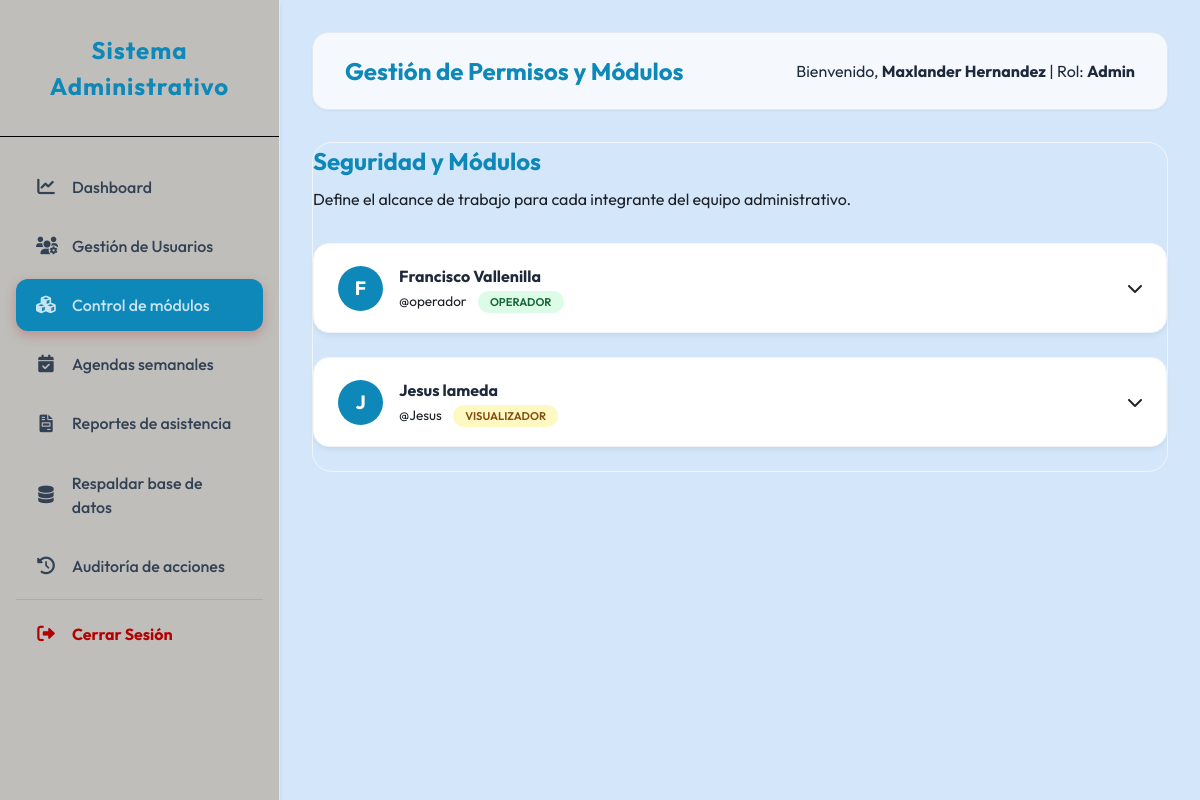
/admin/modulos.php (signed in), run on an earlier commit of the app's database.
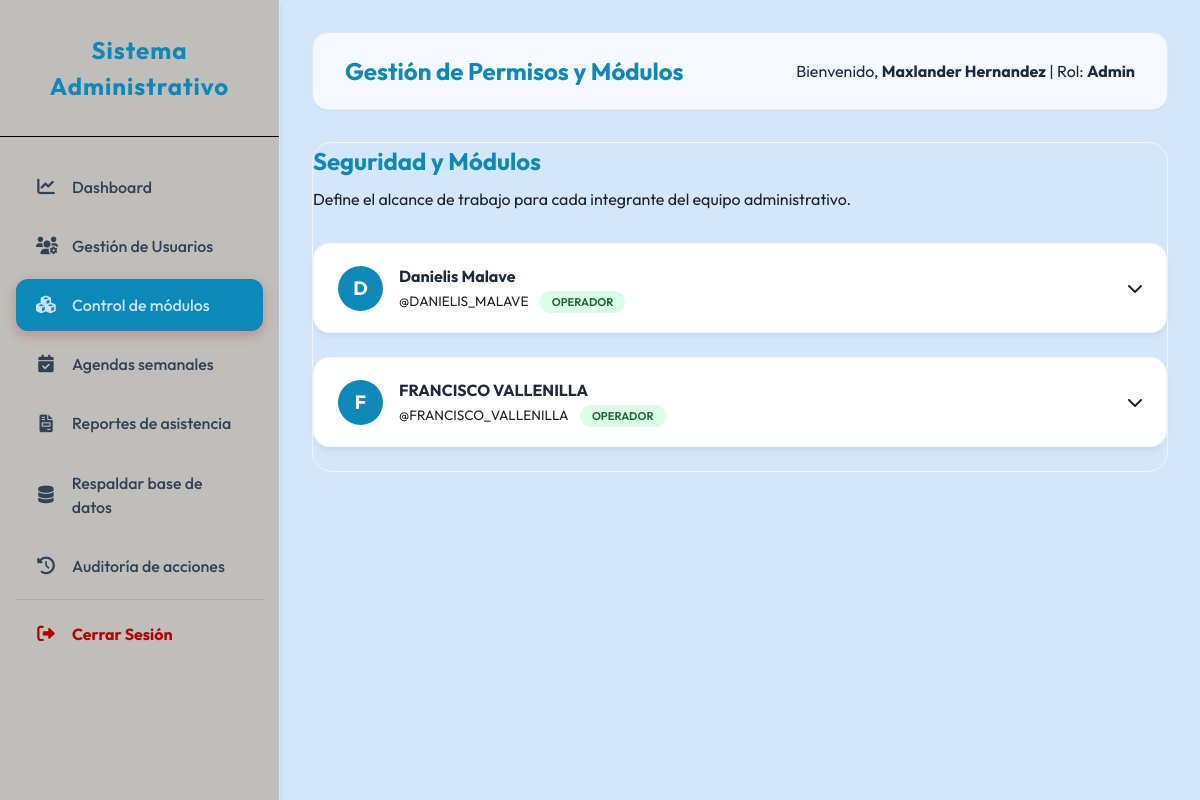
And on a later commit of the database.
### tables this page shows
CREATE TABLE `usuarios` (
  `ID_USUARIO` int(11) NOT NULL AUTO_INCREMENT,
  `NOMBRE_COMPLETO` varchar(100) NOT NULL,
  `CEDULA` varchar(20) NOT NULL,
  `TELEFONO` varchar(15) NOT NULL,
  `NOMBRE_USUARIO` varchar(50) NOT NULL,
  `CONTRASENA` varchar(255) NOT NULL,
  `NIVEL` enum('admin','operador','visualizador') DEFAULT 'operador',
  `ACTIVO` tinyint(1) DEFAULT 1,
  `TOKEN_RECUPERACION` varchar(255) DEFAULT NULL,
  `TOKEN_EXPIRA` datetime DEFAULT NULL,
  `ULTIMA_CONEXION` datetime DEFAULT NULL,
  `ULTIMA_ACTIVIDAD` datetime DEFAULT NULL,
  `CREADO_EN` timestamp NOT NULL DEFAULT current_timestamp(),
  PRIMARY KEY (`ID_USUARIO`),
  UNIQUE KEY `CEDULA` (`CEDULA`),
  UNIQUE KEY `NOMBRE_USUARIO` (`NOMBRE_USUARIO`)
);

### admin/modulos.php (the view, shortened to what this page needs)
<?php
$title = "Gestión de Permisos y Módulos";
require_once __DIR__ . '/../includes/layout_header.php';
require_once __DIR__ . '/../config/database.php';
$usuarios = $pdo->query("SELECT ID_USUARIO, NOMBRE_COMPLETO, NOMBRE_USUARIO, NIVEL, ULTIMA_ACTIVIDAD FROM USUARIOS WHERE NIVEL != 'admin' ORDER BY NOMBRE_COMPLETO ASC")->fetchAll();
?>
<div class="card" style="background: transparent; box-shadow: none; padding: 0;">
    <div style="margin-bottom: 2rem;">
        <h2 style="color: var(--primary-color); margin-bottom: 0.5rem;">Seguridad y Módulos</h2>
        <p style="color: var(--text-light);">Define el alcance de trabajo para cada integrante del equipo administrativo.</p>
    </div>
    <?php foreach ($usuarios as $u):
        $initials = substr($u['NOMBRE_COMPLETO'], 0, 1);
        $role_color = ($u['NIVEL'] == 'operador') ? '#dcfce7' : '#fef9c3';
        $role_text = ($u['NIVEL'] == 'operador') ? '#166534' : '#854d0e';
    ?>
    <div class="user-access-card">
        <div class="card-header-access" onclick="toggleModuleGrid('grid_<?php echo $u['ID_USUARIO']; ?>')">
            <div class="user-info-box">
                <div class="user-avatar-circle"><?php echo $initials; ?></div>
                <div>
                    <h4 style="margin: 0;"><?php echo $u['NOMBRE_COMPLETO']; ?></h4>
                    <span style="color: var(--text-light); font-size: 0.85rem;">@<?php echo $u['NOMBRE_USUARIO']; ?></span>
                    <span class="badge-role" style="background: <?php echo $role_color; ?>; color: <?php echo $role_text; ?>; margin-left: 0.5rem;">
                        <?php echo $u['NIVEL']; ?>
                    </span>
                </div>
            </div>
            <div style="display: flex; align-items: center; gap: 1rem;">
                <i class="fas fa-chevron-down" style="color: var(--text-light);"></i>
            </div>
        </div>
    </div>
    <?php endforeach; ?>
</div>
<?php require_once __DIR__ . '/../includes/layout_footer.php'; ?>

### includes/layout_header.php (shortened to what this page needs)
<?php
$current_page = basename($_SERVER['PHP_SELF']);
$user_level = $_SESSION['user_level'];
?>
<!DOCTYPE html>
<html lang="es">
<head>
    <link rel="stylesheet" href="../public/assets/css/style.css?v=3.0">
    <link rel="stylesheet" href="https://cdnjs.cloudflare.com/ajax/libs/font-awesome/6.0.0/css/all.min.css">
</head>
<body>
    <div class="sidebar">
        <div class="sidebar-header">
            <h3>Sistema Administrativo</h3>
        </div>
        <nav class="sidebar-menu">
            <?php if ($user_level === 'admin'): ?>
                <a href="dashboard.php" class="menu-item <?php echo $current_page == 'dashboard.php' ? 'active' : ''; ?>">
                    <i class="fas fa-chart-line"></i> Dashboard
                </a>
                <a href="usuarios.php" class="menu-item <?php echo $current_page == 'usuarios.php' ? 'active' : ''; ?>">
                    <i class="fas fa-users-cog"></i> Gestión de Usuarios
                </a>
                <a href="modulos.php" class="menu-item <?php echo $current_page == 'modulos.php' ? 'active' : ''; ?>">
                    <i class="fas fa-cubes"></i> Control de módulos
                </a>
                <a href="reuniones.php" class="menu-item <?php echo $current_page == 'reuniones.php' ? 'active' : ''; ?>">
                    <i class="fas fa-calendar-check"></i> Agendas semanales
                </a>
                <a href="reportes.php" class="menu-item <?php echo $current_page == 'reportes.php' ? 'active' : ''; ?>">
                    <i class="fas fa-file-invoice"></i> Reportes de asistencia
                </a>
                <a href="backup.php" class="menu-item <?php echo $current_page == 'backup.php' ? 'active' : ''; ?>">
                    <i class="fas fa-database"></i> Respaldar base de datos
                </a>
                <a href="logs.php" class="menu-item <?php echo $current_page == 'logs.php' ? 'active' : ''; ?>">
                    <i class="fas fa-history"></i> Auditoría de acciones
                </a>
            <?php endif; ?>
            <hr style="border: 0; border-top: 1px solid rgba(0,0,0,0.1); margin: 0.5rem 0;">
            <a href="../public/logout.php" class="menu-item" style="color: #b30000; font-weight: 700;">
                <i class="fas fa-sign-out-alt"></i> Cerrar Sesión
            </a>
        </nav>
    </div>
    <div class="main-wrapper">
        <header>
            <div class="header-left" style="display: flex; align-items: center; gap: 1rem;">
                <h2 style="color: var(--primary-color); margin: 0;"><?php echo $title ?? 'Dashboard'; ?></h2>
            </div>
            <div class="header-right">
                <span>Bienvenido, <strong><?php echo $_SESSION['user_name']; ?></strong> | Rol: <strong><?php echo ucfirst($user_level); ?></strong></span>
            </div>
        </header>
        <main class="content-area">

### includes/layout_footer.php (shortened to what this page needs)
        </main>
    </div>
</body>
</html>

### public/assets/css/style.css (style rules this page uses)
:root { --primary-color: #0d88b8; --secondary-color: #000000; --accent-blue: #5e74f0; --bg-color: #d4e7fafa; --sidebar-color: #add8ce; --sidebar-text: #334155; --text-main: #1e293b; --text-light: #1d2127; --white: #ffffffc4; --success: #00B300; --danger: #f18e96; --warning: #f59e0b; --shadow-sm: 0 1px 2px 0 rgba(0, 0, 0, 0.05); --shadow-md: 0 4px 6px -1px rgba(0, 0, 0, 0.1), 0 2px 4px -1px rgba(0, 0, 0, 0.06); --shadow-lg: 0 10px 15px -3px rgba(0, 0, 0, 0.1), 0 4px 6px -2px rgba(0, 0, 0, 0.05); }
* { margin: 0; padding: 0; box-sizing: border-box; }
body { font-family: 'Outfit', sans-serif; background-color: var(--bg-color); color: var(--text-main); line-height: 1.5; overflow-x: hidden; }
.sidebar { width: 17.5rem; height: 100vh; background: var(--sidebar-color); position: fixed; left: 0; top: 0; display: flex; flex-direction: column; box-shadow: var(--shadow-md); z-index: 1000; border-right: 1px solid #e2e8f0; background-color: #BFBEBA; transition: all 0.3s ease; }
.sidebar-header { padding: 2rem 1.5rem; text-align: center; border-bottom: 1px solid #000000; background-color: #BFBEBA; }
.sidebar-header h3 { color: var(--primary-color); font-weight: 700; letter-spacing: 0.0625rem; font-size: 1.5rem; }
.sidebar-menu { flex: 1; padding: 1.5rem 1rem; overflow-y: auto; background-color: #BFBEBA; }
.menu-item { display: flex; align-items: center; padding: 0.85rem 1.25rem; color: var(--sidebar-text); text-decoration: none; border-radius: 0.75rem; margin-bottom: 0.5rem; transition: all 0.3s ease; font-weight: 500; }
.menu-item i { margin-right: 1rem; width: 1.25rem; text-align: center; font-size: 1.1rem; }
.menu-item.active { background-color: var(--primary-color); color: var(--white); box-shadow: 0 4px 12px rgba(179, 0, 0, 0.25); }
.main-wrapper { margin-left: 17.5rem; padding: 2rem; transition: all 0.3s ease; }
header { background: var(--white); padding: 1.25rem 2rem; border-radius: 1rem; display: flex; justify-content: space-between; align-items: center; margin-bottom: 2rem; box-shadow: var(--shadow-sm); border: 1px solid #e2e8f0; }
.card { background: var(--white); padding: 2rem; border-radius: 1.25rem; box-shadow: var(--shadow-md); margin-bottom: 2rem; border: 1px solid #f1f5f9; }

### admin/modulos.php (style rules this page uses)
.user-access-card { background: #fff; border-radius: 16px; box-shadow: 0 4px 6px -1px rgba(0,0,0,0.05), 0 2px 4px -1px rgba(0,0,0,0.03); margin-bottom: 1.5rem; border: 1px solid #f1f5f9; transition: transform 0.2s, box-shadow 0.2s; }
.card-header-access { padding: 1.25rem 1.5rem; display: flex; justify-content: space-between; align-items: center; cursor: pointer; }
.user-info-box { display: flex; align-items: center; gap: 1rem; }
.user-avatar-circle { width: 45px; height: 45px; background: var(--primary-color); color: white; border-radius: 50%; display: flex; align-items: center; justify-content: center; font-weight: 700; font-size: 1.2rem; text-transform: uppercase; }
.badge-role { padding: 0.25rem 0.75rem; border-radius: 9999px; font-size: 0.7rem; font-weight: 600; text-transform: uppercase; }

What changed in the data, as far as the page shows it:
removed usuarios: NOMBRE_COMPLETO "F", NOMBRE_COMPLETO "Francisco Vallenilla", NOMBRE_USUARIO "operador", NIVEL "OPERADOR"
removed usuarios: NOMBRE_COMPLETO "J", NOMBRE_COMPLETO "Jesus lameda", NOMBRE_USUARIO "Jesus", NIVEL "VISUALIZADOR"
added usuarios: NOMBRE_COMPLETO "D", NOMBRE_COMPLETO "Danielis Malave", NOMBRE_USUARIO "DANIELIS_MALAVE", NIVEL "OPERADOR"
added usuarios: NOMBRE_COMPLETO "F", NOMBRE_COMPLETO "FRANCISCO VALLENILLA", NOMBRE_USUARIO "FRANCISCO_VALLENILLA", NIVEL "OPERADOR"
